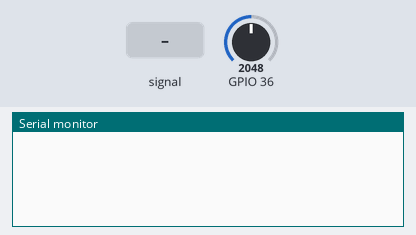
This sketch was run on a simulated ESP32. Parts: the last lines printed to the serial monitor. Inputs (shaded band) come from the test bench; at power-on: GPIO 36 = 2048.

Above: at 1.2 s.
1.3 s: GPIO 36 fed a 200 Hz sine of ±327 counts around its level
4.3 s: GPIO 36 set to 2866
At 5.0 s:
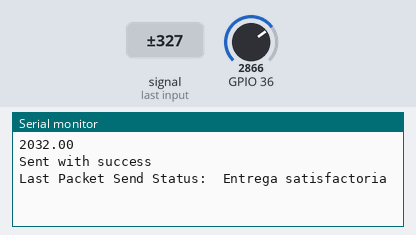
5.8 s: GPIO 36 fed a 1000 Hz sine of ±1023 counts around its level
7.3 s: GPIO 36 set to 3040
At 9.6 s:
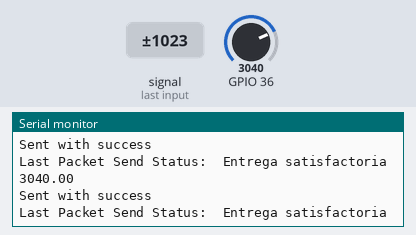

The sketch:

mod2.ino
```cpp
#include <esp_now.h>
#include <WiFi.h>

//variables globales

int pot1_Valor=0;
int pot2_Valor=0;
int t=0;

// Direcciones de modulos esclavos
uint8_t broadcastAddress1[] = {0xAC, 0x67, 0xB2, 0x3B, 0xFD, 0x00}; //direccion de maestro

// Variable que almacena si los datos fueron enviados correctamente
String success;

//Formato de estructura para datos transmitidos
typedef struct struct_mensaje {
    int id_mod;
    float lectura_1;
    float lectura_2;
} struct_mensaje;

//estructura de mensaje recibido
struct_mensaje recibido;

// Se crea estructura para los mensajes a enviar
struct_mensaje enviar;

//estructura que recibe los datos desde la funcion
struct_mensaje myData;

// Callback de cuando se envian datos
void OnDataSent(const uint8_t *mac_addr, esp_now_send_status_t status) {
  Serial.print("\r\nLast Packet Send Status:\t");
  Serial.println(status == ESP_NOW_SEND_SUCCESS ? "Entrega satisfactoria" : "Entrega fallida");
  if (status ==0){
    success = "Entrega satisfactoria :)";
  }
  else{
    success = "Entrega fallida  :(";
  }
}

void OnDataRecv(const uint8_t * mac, const uint8_t *incomingData, int len) {
  memcpy(&myData, incomingData, sizeof(myData));
  recibido= myData;
}

void setup() {
  // Init Serial Monitor
  Serial.begin(115200);

  // se configura el dispositivo como Wi-Fi Station
  WiFi.mode(WIFI_STA);

  // iniciar ESP-NOW
  if (esp_now_init() != ESP_OK) {
    Serial.println("Error initializing ESP-NOW");
    return;
  }

  // Once ESPNow is successfully Init, we will register for Send CB to
  // get the status of Trasnmitted packet
  esp_now_register_send_cb(OnDataSent);

  // Register peer
  esp_now_peer_info_t peerInfo;
  peerInfo.channel = 0;
  peerInfo.encrypt = false;

  //registro y emparejado de maestro
  memcpy(peerInfo.peer_addr, broadcastAddress1, 6);
  if (esp_now_add_peer(&peerInfo) != ESP_OK){
    Serial.println("Failed to add peer");
    return;
  }

  // Register for a callback function that will be called when data is received
  esp_now_register_recv_cb(OnDataRecv);
}

void loop() {

t=millis();

  while((millis()-t)<3000){
    pot1_Valor = analogRead(36);
    enviar.lectura_1= pot1_Valor;
    enviar.lectura_2= 0;
    enviar.id_mod= 2;
  }
 Serial.println(enviar.lectura_1);
 esp_err_t result = esp_now_send(broadcastAddress1, (uint8_t *) &enviar, sizeof(enviar));

  if (result == ESP_OK) {
    Serial.println("Sent with success");
  }
  else {
    Serial.println("Error sending the data");
  }

}
```

Measured:
- after the input at 7.3 s, the serial monitor: prints a new line after 1.7 s (image 2)
